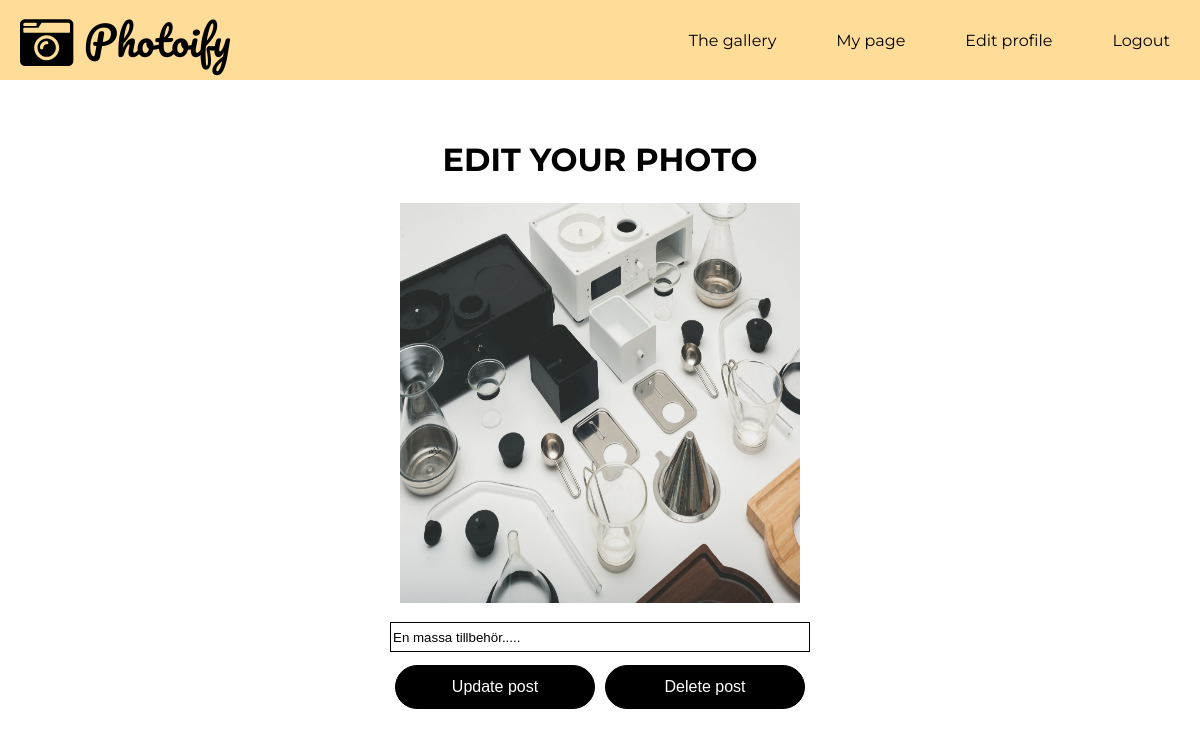
Screenshot of /edit-post.php?post_id=48 (signed in) with the database file from the repository.
### tables this page shows
CREATE TABLE "posts" (
	`post_id`	INTEGER NOT NULL PRIMARY KEY AUTOINCREMENT,
	`post`	TEXT NOT NULL,
	`date`	TEXT,
	`user_id`	INTEGER,
	`content`	TEXT
);

### app/functions.php (called while the page is built, shortened)
<?php
function editPosts()
{
    $config = require __DIR__.'/config.php';
    $pdo = new PDO($config['database_path']);
    $editPost = filter_var($_GET['post_id'], FILTER_SANITIZE_STRING);
    $statement = $pdo->prepare(
        "SELECT *
        FROM posts
        WHERE post_id = $editPost"
    );
    $statement->execute();
    $onePost = $statement->fetch(PDO::FETCH_ASSOC);
    return $onePost;
}

### edit-post.php (the view, shortened to what this page needs)
<?php require __DIR__.'/views/header.php'; ?>
<?php if (isset($_GET['post_id'])): ?>
<?php
    $onePost = editPosts();
    ?>
        <?php endif; ?>
<div class="edit-post-page">
    <h1>Edit your photo</h1>
        <img class="one-post" src="image/post/<?php echo $onePost['post'];?>" alt="photoify">
        <br>
        <form class="edit-post" action="app/posts/update.php" method="post">
            <p>
                <input type="text" value="<?php echo $onePost['content'];?>" name="content" id=content maxlength="50">
            </p>
    <div class="button-div">
            <button type="submit" class="save-button">Update post</button>
        </form>
        <form class="delete-post" action="app/posts/delete.php" method="post">
                <button class="delete-post-button" type="submit" class="delete">Delete post</button>
            </div>
    </div>
<?php require __DIR__.'/views/footer.php'; ?>

### assets/styles/main.css (style rules this page uses)
* { box-sizing: border-box; margin: 0px; }
body { width: 100%; height: 100vh; background-color: #ffff; display:flex; flex-direction: column; font-family: 'Montserrat', sans-serif; }
@media screen and (min-width: 600px) { * { box-sizing: border-box; margin: 0px; } }
@media screen and (min-width: 800px) { * { box-sizing: border-box; margin: 0px; } }

### assets/styles/mypage.css (style rules this page uses)
.edit-post-page { width: 100%; margin-top: 5%; display: flex; flex-direction: column; justify-content: center; align-items: center; }
.one-post { width: 300px; height: 300px; }
.edit-post-page h1 { font-size: 2em; text-transform: uppercase; padding-bottom: 2%; }
.edit-post-page input { width: 300px; height: 30px; border: 0.1em solid #000000; }
.delete-post-button, .save-button { margin-bottom: 3%; margin-top: 3%; padding:0.35em 1.2em; width: 200px; height: 44px; border-radius: 2em; border: 0.1em solid #000000; color: #FFFFFF; background-color: #000000; font-size: 1em; }
.button-div { display: flex; flex-direction: column; align-items: center; justify-content: space-around; }
@media screen and (min-width: 800px) { .one-post { width: 400px; height: 400px; } }
@media screen and (min-width: 800px) { .edit-post-page h1 { font-size: 2em; text-transform: uppercase; padding-bottom: 2%; } }
@media screen and (min-width: 800px) { .edit-post-page input { width: 420px; height: 30px; border: 0.1em solid #000000; } }
@media screen and (min-width: 800px) { .button-div { display: flex; flex-direction: row; align-items: center; align-content: space-between; } }

### rows the page displays
posts: post (picture), content "En massa tillbehör....."
